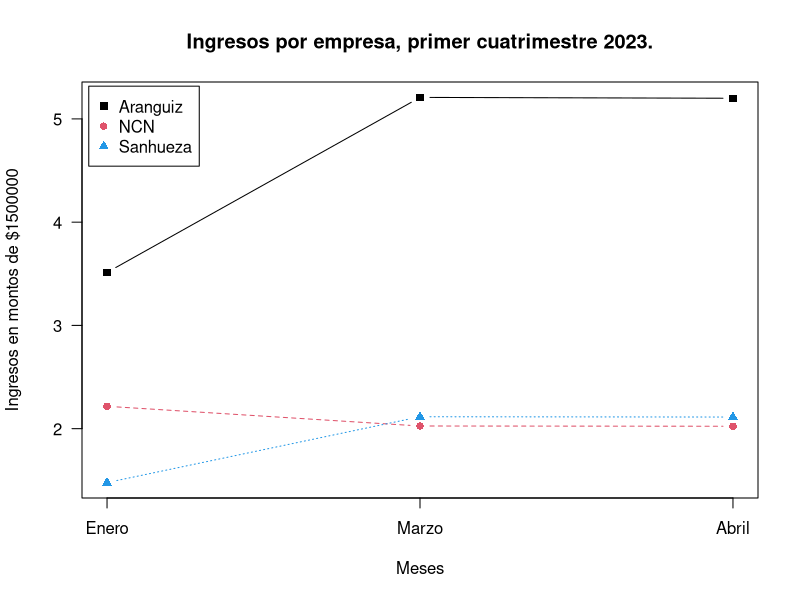

Generate this figure with R:
# Definir empresas y meses de operación
empresas <- c("Aranguiz", "NCN", "Sanhueza", "Valroa")
meses <- c("Enero", "Febrero", "Marzo", "Abril")

# Ingresos de empresas por meses en el recorrido Santa Bárbara -> Los Ángeles
# |        |Enero   |Febrero |Marzo   |Abril   |
# |Aranguiz|5270000 |4938000 |7812300 |7800000 |
# |NCN     |3324750 |3115800 |3038650 |3035000 |
# |Sanhueza|2216500 |2077200 |3173050 |3168750 |
# |Valroa  |10850000|10167250|15380250|15356250|

aranguiz <- c(5270000, 4938000, 7812300, 7800000)
ncn <- c(3324750, 3115800, 3038650, 3035000)
sanhueza <- c(2216500, 2077200, 3173050, 3168750)
valroa <- c(10850000, 10167250, 15380250, 15356250)

ingresos <- rbind(aranguiz, ncn, sanhueza, valroa)
colnames(ingresos) <- meses
rownames(ingresos) <- empresas

graph <- function(data, rows, cols, scale = 1000000, position = "topleft") {
  # Tomar solo un subconjunto de datos de la matriz
  data <- data[rows, cols, drop = FALSE]
  data <- data / scale

  # Información principal del gráfico
  matplot(
    seq_along(colnames(data)),
    t(data),
    type = "b",
    col = c(1, 2, 4, 6),
    pch = 15:20,
    xlab = "Meses",
    ylab = sprintf("Ingresos en montos de $%d", scale),
    xaxt = "n",
    yaxt = "n",
    main = "Ingresos por empresa, primer cuatrimestre 2023."
  )

  # Agregar leyenda al gráfico
  legend(
    position,
    inset = 0.01,
    legend = rownames(data),
    pch = 15:20,
    col = c(1, 2, 4, 6)
  )

  # Agregar los ejes manualmente para usar los nombres correctos
  axis(1, at = seq_along(colnames(data)), labels = colnames(data))
  axis(2, las = 2)
}

graph(
  ingresos,
  cols = (meses != "Febrero"),
  rows = (empresas != "Valroa"),
  scale = 1500000
)
